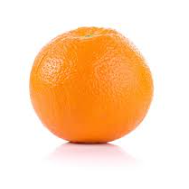
#> input picture images/orange/image1.bmp, 189 x 189 px
$ jupyter execute FeatureExtraction_Demo_FruitClassification.ipynb
#> lines starting #> are read from the running program, lines starting #| are printed output that depends on the picture; after the words box and inside, x2 and y2 are one past the last pixel; in counts of white or black regions, pixels touching at a corner belong together
[cell 1]
import matplotlib.pyplot as plt
import numpy as np
# -----------------------------------------------------------
# -----------------------------------------------------------
def resize_nearest(img, new_h, new_w):
    old_h, old_w = img.shape[:2]
    row_idx = (np.linspace(0, old_h - 1, new_h)).astype(int)
    col_idx = (np.linspace(0, old_w - 1, new_w)).astype(int)
    # meshgrid for all pairs of row,col
    grid_y, grid_x = np.meshgrid(row_idx, col_idx, indexing='ij')
    # get the image at those coordinates
    return img[grid_y, grid_x]
# -----------------------------------------------------------
def compute_Roundness(mask):
    # Assume 'mask' is your binary object mask (dtype=bool or 0/1, shape (H,W)), where object=True/1
    # 1. Compute area
    area = np.sum(mask)

    # 2. Compute perimeter (Numpy only, 4-connectivity)
    # A pixel is counted as perimeter if it is object and has at least one neighbor that is background
    # Pad the mask to handle edges
    padded = np.pad(mask, pad_width=1, mode='constant', constant_values=0)

    # Get 4-connected neighbors
    neighbors = (
        ~padded[1:-1, 1:-1] &  # Not object itself (should not count pure background)
        (
            padded[:-2, 1:-1]   |  # above
            padded[2:, 1:-1]    |  # below
            padded[1:-1, :-2]   |  # left
            padded[1:-1, 2:]       # right
        )
    )
    # Now, perimeter mask: those pixels that are object and have at least one neighbor that's background
    perimeter_mask = (
        mask &
        (
            (~padded[:-2, 1:-1]) |
            (~padded[2:, 1:-1])  |
            (~padded[1:-1, :-2]) |
            (~padded[1:-1, 2:])
        )
    )
    perimeter = np.sum(perimeter_mask)

    # 3. Compute roundness
    if perimeter > 0:
        roundness = 4 * np.pi * area / (perimeter ** 2)
    else:
        roundness = 0

##    print(f"Area: {area}")
##    print(f"Perimeter: {perimeter}")
##    print(f"Roundness: {roundness:.4f}")
    # Visualize the perimeter mask
    plt.imshow(perimeter_mask, cmap='gray')
    plt.title("Extracted Perimeter Mask")
    plt.axis('off')
    plt.show()

    return roundness

# ---------------------------------------------------------------------------------------------
def compute_Elongation(mask):
    # Assume mask is your binary mask (bool/0-1), True for object pixels
    ys, xs = np.where(mask)  # Object pixel coordinates

    # Stack as (N, 2) array
    coords = np.column_stack((xs, ys))

    # Compute covariance matrix of coordinates
    cov = np.cov(coords, rowvar=False)

    # Compute eigenvalues (variances along principal axes)
    eigvals = np.linalg.eigvalsh(cov)  # Returns sorted eigenvalues

    # Major and minor axes (standard deviations)
    if eigvals[0] > 0:
        elongation = np.sqrt(eigvals[1]) / np.sqrt(eigvals[0])
    else:
        elongation = np.inf

##    print(f"Eigenvalues: {eigvals}")
##    print(f"Elongation: {elongation:.3f}")
    return elongation
# ---------------------------------------------------------------------------------------------
# ---------------------------------------------------------------------------------------------
# ---------------------------------------------------------------------------------------------
img_raw = plt.imread('images/orange/image1.bmp')  # Loads with shape (H,W,3) or (H,W,4)
#> img_raw is the input picture: shape (189, 189, 3); mean R, G, B 252.5, 217.9, 185.7
if img_raw.dtype != np.uint8:
    img_raw = (img_raw * 255).astype(np.uint8)

# Remove alpha channel if present
if img_raw.shape[2] == 4:
    img_raw = img_raw[:, :, :3]

img = resize_nearest(img_raw, 200, 200)
#> in resize_nearest, `return img[grid_y, grid_x]`:
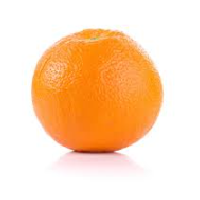
#> returned value: shape (200, 200, 3); mean of channels 0, 1, 2 252.5, 217.9, 185.6; drawn as R, G, B

# Convert to grayscale
gray = np.dot(img[..., :3], [0.2989, 0.5870, 0.1140]).astype(np.uint8)
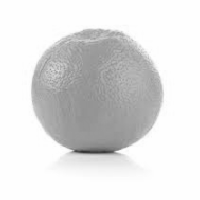
#> gray: shape (200, 200); min 51, max 254, mean 223.8

# Otsu's threshold (NumPy implementation)
hist, bin_edges = np.histogram(gray.ravel(), bins=256, range=(0, 256))
#> hist = 256 values, max 22180 at index 254, min 0 at index 0, mean 156.2; bin_edges = 257 values from 0 to 256
total = gray.size
#> total = 40000
current_max, threshold = 0, 0
sum_total = np.dot(np.arange(256), hist)
#> sum_total = 8950599
sum_background, weight_background = 0.0, 0.0

for i in range(256):
    weight_background += hist[i]
    if weight_background == 0:
        continue
    weight_foreground = total - weight_background
    if weight_foreground == 0:
        break
    sum_background += i * hist[i]
    mean_background = sum_background / weight_background
    mean_foreground = (sum_total - sum_background) / weight_foreground
    between_var = (weight_background * weight_foreground *
                   (mean_background - mean_foreground) ** 2)
    if between_var > current_max:
        current_max = between_var
        threshold = i
#> this loop made 255 passes
#> (weight_background, weight_foreground, sum_background, mean_background, mean_foreground, current_max) on passes 52, 53, 54, 55, 56, 57, 59, 60, 61, 62, 63, 64: (1, 39999, 51, 51, 223.8, 1.19e+09), (2, 39998, 103, 51.5, 223.8, 2.37e+09), (3, 39997, 156, 52, 223.8, 3.54e+09), (4, 39996, 210, 52.5, 223.8, 4.69e+09), (5, 39995, 265, 53, 223.8, 5.83e+09), (6, 39994, 321, 53.5, 223.8, 6.96e+09), (8, 39992, 437, 54.62, 223.8, 9.16e+09), (10, 39990, 555, 55.5, 223.8, 1.13e+10), (15, 39985, 855, 57, 223.8, 1.67e+10), (19, 39981, 1099, 57.84, 223.8, 2.09e+10), (22, 39978, 1285, 58.41, 223.9, 2.41e+10), (25, 39975, 1474, 58.96, 223.9, 2.72e+10)
#> weight_background on passes 1 to 6: 0, 0, 0, 0, 0, 0
#> after the loop, current_max = 2.71e+12; sum_background = 3316879; threshold = 208; weight_background = 40000

# Apply Otsu threshold
mask = gray < threshold
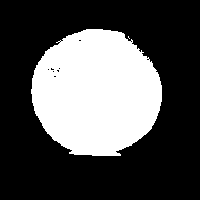
#> mask: shape (200, 200) bool; 32.2% white; 2 white regions (1 under 20 px), largest, box (x1, y1, x2, y2) and area: (31, 29, 162, 156) 12858
# ---------------------------------------------
roundness = compute_Roundness(mask)
#> in compute_Roundness, `area = np.sum(mask)`: area = 12861
#> in compute_Roundness, `padded = np.pad(mask, pad_width=1, mode='constant', constant_values=0)`:
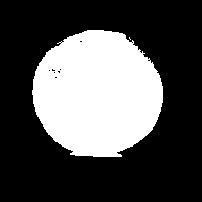
#> padded: shape (202, 202) bool; 31.5% white; 2 white regions (1 under 20 px), largest, box (x1, y1, x2, y2) and area: (32, 30, 163, 157) 12858
#> in compute_Roundness, `neighbors = ( ~padded[1:-1, 1:-1] &`:
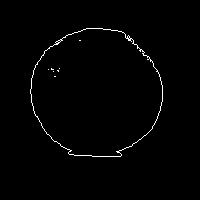
#> neighbors: shape (200, 200) bool; 1.1% white in thin lines or dots, all inside (x1, y1, x2, y2) = (30, 28, 163, 157)
#> in compute_Roundness, `perimeter_mask = ( mask & ( (~padded[:-2, 1:-1]) | (~padded[2:, 1:-1])..`:
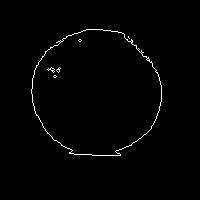
#> perimeter_mask: shape (200, 200) bool; 1.2% white in thin lines or dots, all inside (x1, y1, x2, y2) = (31, 29, 162, 156)
#> in compute_Roundness, `perimeter = np.sum(perimeter_mask)`: perimeter = 462
#> in compute_Roundness, `roundness = 4 * np.pi * area / (perimeter ** 2)`: roundness = 0.757
#> roundness = 0.757
print(f"Roundness: {roundness:.4f}")
#| Roundness: 0.7572

elongation = compute_Elongation(mask)
#> in compute_Elongation, `ys, xs = np.where(mask)`: ys = 12861 values from 29 to 155; xs = 12861 values, max 161 at index 5516, min 31 at index 5907, mean 95.88
#> in compute_Elongation, `coords = np.column_stack((xs, ys))`: coords = 12861 pairs, first value 31 to 161, second value 29 to 155
#> in compute_Elongation, `cov = np.cov(coords, rowvar=False)`: cov = [[1049, 20.22], [20.22, 1003.7]]
#> in compute_Elongation, `eigvals = np.linalg.eigvalsh(cov)`: eigvals = [996, 1056.7]
#> in compute_Elongation, `elongation = np.sqrt(eigvals[1]) / np.sqrt(eigvals[0])`: elongation = 1.03
#> elongation = 1.03
print(f"Elongation: {elongation:.4f}")
#| Elongation: 1.0300
# ---------------------------------------------
# Create binarized image: white (255) for object, black (0) for background
binary_mask = np.zeros_like(gray, dtype=np.uint8)
binary_mask[mask] = 255
# ---------------------------------------------
# Apply mask to color image, set background to black
result = np.zeros_like(img)
result[mask] = img[mask]
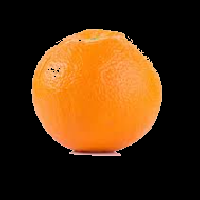
#> result: shape (200, 200, 3); mean R, G, B 79.8, 46.6, 14.8

object_pixels = img[mask]           # Shape: (N_object_pixels, 3)
if object_pixels.size > 0:
    avg_r, avg_g, avg_b = object_pixels.mean(axis=0)
#> avg_r = 248.3; avg_g = 144.8; avg_b = 45.92
    print(f"Average R: {avg_r:.1f}")
#| Average R: 248.3
    print(f"Average G: {avg_g:.1f}")
#| Average G: 144.8
    print(f"Average B: {avg_b:.1f}")
#| Average B: 45.9
else:
    print("No object pixels found!")

# Plot original and thresholded result
plt.figure(figsize=(8, 4))
plt.subplot(1, 3, 1)
plt.title('Original Image')
plt.imshow(img)
plt.axis('off')

plt.subplot(1, 3, 2)
plt.title('Binarized Mask (Object=White)')
plt.imshow(binary_mask, cmap='gray')
plt.axis('off')

plt.subplot(1, 3, 3)
plt.title('Thresholded Object')
plt.imshow(result)
plt.axis('off')

# Add text box with metrics
info = (
    f"Roundness: {roundness:.4f}\n"
    f"Elongation: {elongation:.4f}\n"
    f"Average R: {avg_r:.1f}\n"
    f"Average G: {avg_g:.1f}\n"
    f"Average B: {avg_b:.1f}"
)
plt.gca().text(
    0.98, 0.03, info,
    fontsize=10, color='white', bbox=dict(facecolor='black', alpha=0.6, boxstyle='round'),
    ha='right', va='bottom', transform=plt.gca().transAxes
)

plt.tight_layout()
plt.show()
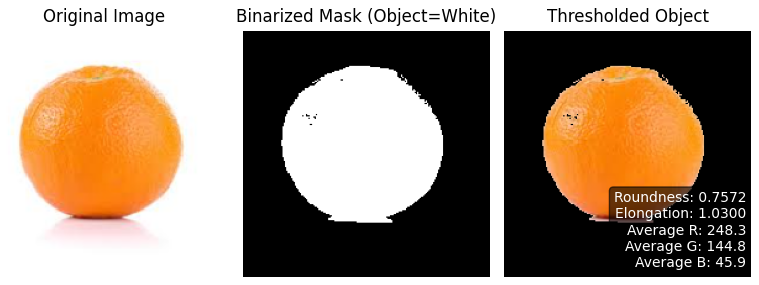
#> figure drawn by matplotlib, 3 panels
# -----------------------------------------------------------

$ run again, with images/orange/image2.bmp copied over images/orange/image1.bmp
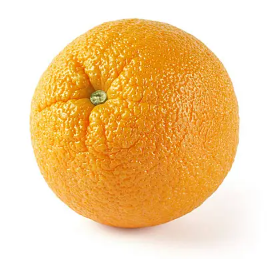
#> input picture images/orange/image2.bmp, 271 x 259 px
#> img_raw is the input picture: shape (259, 271, 3); mean R, G, B 242.7, 205, 150.2
#> hist = 256 values, max 14782 at index 254, min 0 at index 0, mean 156.2; bin_edges = 257 values from 0 to 256
#> sum_total = 8375693
#> the loop `for i in range(256):` made 255 passes
#> (weight_background, weight_foreground, sum_background, mean_background, mean_foreground, between_var, current_max) on pass 72: (1, 39999, 71, 71, 209.4, 766116577.7, 766116577.7)
#> after the loop `for i in range(256):`: current_max = 2.9e+12; sum_background = 4621065; threshold = 206; weight_background = 40000
#> `mask = gray < threshold`:
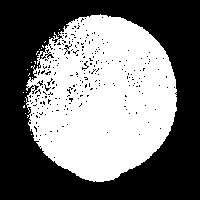
#> mask: shape (200, 200) bool; 46.3% white; 19 white regions (18 under 20 px), largest, box (x1, y1, x2, y2) and area: (25, 14, 177, 182) 18476
#> area = 18511
#> padded: shape (202, 202) bool; 45.4% white; 19 white regions (18 under 20 px), largest, box (x1, y1, x2, y2) and area: (26, 15, 178, 183) 18476
#> neighbors: shape (200, 200) bool; 3.5% white in thin lines or dots, all inside (x1, y1, x2, y2) = (22, 13, 178, 183)
#> perimeter_mask: shape (200, 200) bool; 5.7% white in thin lines or dots, all inside (x1, y1, x2, y2) = (23, 14, 177, 182)
#> perimeter = 2273
#> in compute_Roundness, `roundness = 4 * np.pi * area / (perimeter ** 2)`: roundness = 0.045
#| Roundness: 0.0450
#> ys = 18511 values from 14 to 181; xs = 18511 values, max 176 at index 7934, min 23 at index 8208, mean 102.7
#> coords = 18511 pairs, first value 23 to 176, second value 14 to 181
#> cov = [[1370.2, -89.02], [-89.02, 1708.9]]
#> eigvals = [1348.2, 1730.8]
#> in compute_Elongation, `elongation = np.sqrt(eigvals[1]) / np.sqrt(eigvals[0])`: elongation = 1.13
#| Elongation: 1.1330
#> avg_r = 230.4; avg_g = 153.5; avg_b = 43.88
#| Average R: 230.4
#| Average G: 153.5
#| Average B: 43.9
#> `plt.show()`:
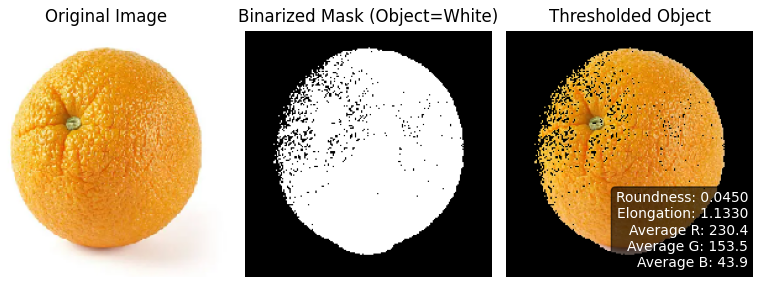
#> figure drawn by matplotlib, 3 panels
